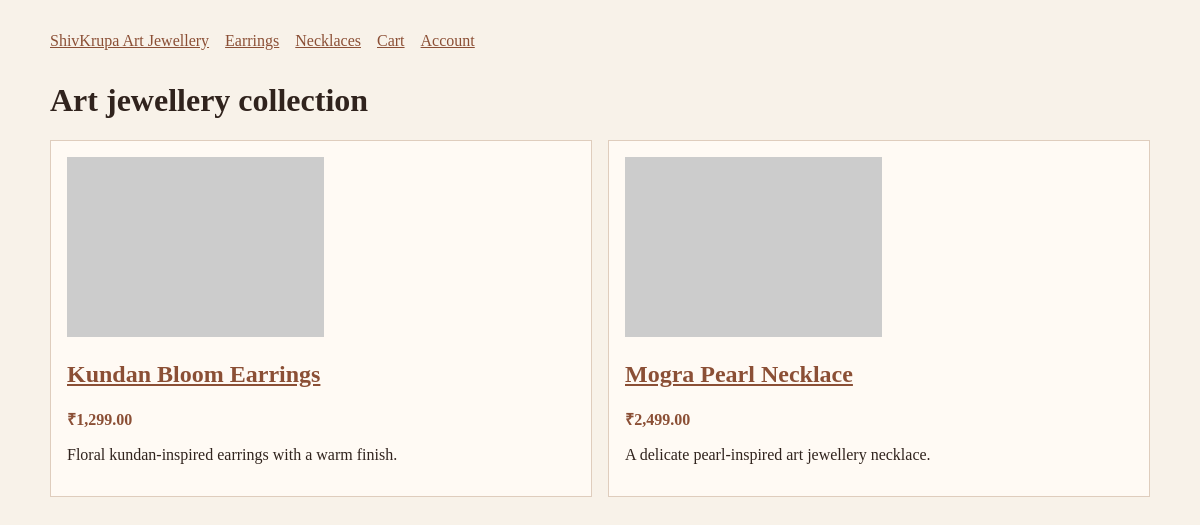
Screenshot of /Day3/index.php with the database file from the repository.
### tables this page shows
CREATE TABLE IF NOT EXISTS categories (
    id BIGINT UNSIGNED AUTO_INCREMENT PRIMARY KEY,
    name VARCHAR(120) NOT NULL,
    slug VARCHAR(140) NOT NULL UNIQUE,
    description TEXT NULL,
    created_at TIMESTAMP NOT NULL DEFAULT CURRENT_TIMESTAMP,
    updated_at TIMESTAMP NOT NULL DEFAULT CURRENT_TIMESTAMP ON UPDATE CURRENT_TIMESTAMP
);

CREATE TABLE IF NOT EXISTS products (
    id BIGINT UNSIGNED AUTO_INCREMENT PRIMARY KEY,
    category_id BIGINT UNSIGNED NULL,
    name VARCHAR(180) NOT NULL,
    slug VARCHAR(200) NOT NULL UNIQUE,
    description TEXT NULL,
    price DECIMAL(10, 2) NOT NULL,
    stock_quantity INT UNSIGNED NOT NULL DEFAULT 0,
    image_path VARCHAR(255) NULL,
    is_active TINYINT(1) NOT NULL DEFAULT 1,
    created_at TIMESTAMP NOT NULL DEFAULT CURRENT_TIMESTAMP,
    updated_at TIMESTAMP NOT NULL DEFAULT CURRENT_TIMESTAMP ON UPDATE CURRENT_TIMESTAMP,
    CONSTRAINT fk_products_category FOREIGN KEY (category_id) REFERENCES categories(id) ON DELETE SET NULL
);

### Day3/catalog.php (called while the page is built, shortened)
<?php
function getCategories(PDO $database): array
{
    return $database->query('SELECT id, name, slug, description FROM categories ORDER BY name')->fetchAll();
}
function getProducts(PDO $database, ?string $categorySlug = null): array
{
    $sql = 'SELECT p.id, p.name, p.slug, p.description, p.price, p.stock_quantity, p.image_path, c.name AS category_name, c.slug AS category_slug
            FROM products p LEFT JOIN categories c ON c.id = p.category_id WHERE p.is_active = 1';
    $parameters = [];
    $sql .= ' ORDER BY p.created_at DESC, p.name';
    $statement = $database->prepare($sql);
    $statement->execute($parameters);
    return $statement->fetchAll();
}

### Day3/index.php (the view, shortened to what this page needs)
<?php
require __DIR__ . '/bootstrap.php';
require __DIR__ . '/catalog.php';
$products = getProducts($database);
$categories = getCategories($database);
?>
<!doctype html><html lang="en"><head><meta charset="utf-8"><meta name="viewport" content="width=device-width,initial-scale=1"><title>ShivKrupa Art Jewellery</title><link rel="stylesheet" href="style.css"></head><body>
<nav><a href="index.php">ShivKrupa Art Jewellery</a><?php foreach ($categories as $category): ?><a href="category.php?slug=<?= urlencode($category['slug']) ?>"><?= htmlspecialchars($category['name'], ENT_QUOTES, 'UTF-8') ?></a><?php endforeach; ?><a href="../Day4/cart.php">Cart</a><a href="../Day2/login.php">Account</a></nav>
<main><h1>Art jewellery collection</h1><div class="grid"><?php foreach ($products as $product): ?><article class="card"><a href="product.php?slug=<?= urlencode($product['slug']) ?>"><img src="<?= htmlspecialchars($product['image_path'] ?: 'https://placehold.co/500x350/eadacc/30231d?text=Jewellery', ENT_QUOTES, 'UTF-8') ?>" alt="<?= htmlspecialchars($product['name'], ENT_QUOTES, 'UTF-8') ?>"><h2><?= htmlspecialchars($product['name'], ENT_QUOTES, 'UTF-8') ?></h2></a><p class="price">₹<?= number_format((float) $product['price'], 2) ?></p><p><?= htmlspecialchars((string) $product['description'], ENT_QUOTES, 'UTF-8') ?></p></article><?php endforeach; ?></div><?php if (!$products): ?><p>No products are available yet.</p><?php endif; ?></main></body></html>

### Day3/style.css (style rules this page uses)
:root { font-family: Georgia, serif; color: #30231d; background: #f8f2e9; }
body { max-width: 1100px; margin: 0 auto; padding: 2rem; }
a { color: #8b4f35; }
nav { display: flex; gap: 1rem; flex-wrap: wrap; margin-bottom: 2rem; }
.grid { display: grid; grid-template-columns: repeat(auto-fit, minmax(220px, 1fr)); gap: 1rem; }
.card { background: #fffaf4; border: 1px solid #dfcdbd; padding: 1rem; }
.price { font-weight: bold; color: #8b4f35; }
img { max-width: 100%; height: 180px; object-fit: cover; background: #eadacc; }

### rows the page displays
categories: name "Earrings"
categories: name "Necklaces"
products: name "Kundan Bloom Earrings", price "1,299.00", description "Floral kundan-inspired earrings with a warm finish."
products: name "Mogra Pearl Necklace", price "2,499.00", description "A delicate pearl-inspired art jewellery necklace."
